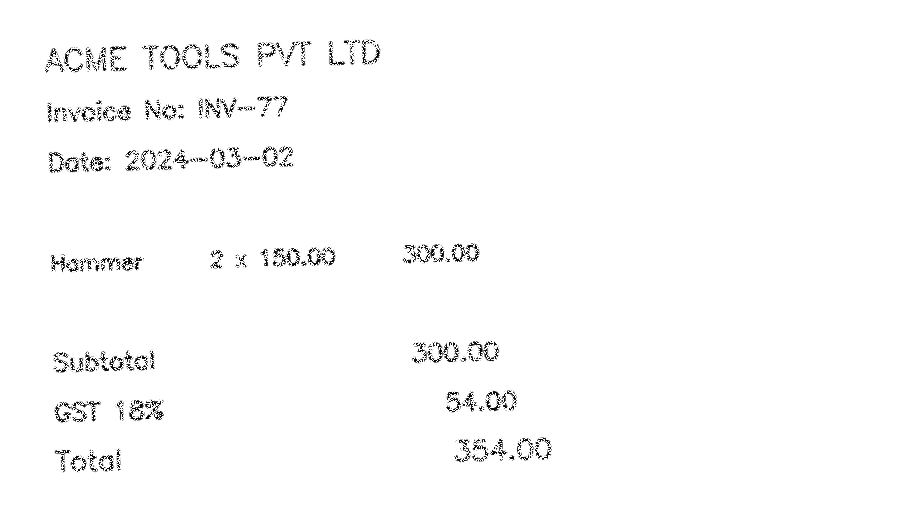
#> input picture samples/invoice_01.png, 900 x 520 px, found by its file name
$ python benchmark_denoise.py
#> lines starting #> are read from the running program, lines starting #| are printed output that depends on the picture; after the words box and inside, x2 and y2 are one past the last pixel; in counts of white or black regions, pixels touching at a corner belong together
### preprocess.py
import os
from pathlib import Path
import cv2
import numpy as np
from exceptions import InvalidImageError

MAX_WIDTH_DEFAULT = int(os.getenv("MAX_IMAGE_WIDTH", "2500"))
MAX_HEIGHT_DEFAULT = int(os.getenv("MAX_IMAGE_HEIGHT", "3500"))
DENOISE_METHOD_DEFAULT = os.getenv("DENOISE_METHOD", "bilateral").lower()


def deskew(gray):
    inv = cv2.bitwise_not(gray)
    coords = np.column_stack(np.where(inv > 0))
    if coords.size == 0:
        return gray
    # np.where returns (y, x) coordinates; minAreaRect requires (x, y) coordinates
    coords_xy = coords[:, ::-1]
    rect = cv2.minAreaRect(coords_xy)
    angle = rect[-1]
    if angle < -45:
        angle = -(90 + angle)
    elif angle > 45:
        angle = 90 - angle
    else:
        angle = -angle
    if abs(angle) < 0.3:
        return gray
    h, w = gray.shape
    m = cv2.getRotationMatrix2D((w // 2, h // 2), angle, 1.0)
    return cv2.warpAffine(gray, m, (w, h), flags=cv2.INTER_CUBIC,
                          borderMode=cv2.BORDER_REPLICATE)


def upscale(img, min_width=1200, max_width=MAX_WIDTH_DEFAULT):
    h, w = img.shape[:2]
    if w >= min_width:
        if w > max_width:
            s = max_width / w
            return cv2.resize(img, (max_width, int(h * s)), interpolation=cv2.INTER_AREA)
        return img
    s = min_width / w
    target_w = min(int(w * s), max_width)
    target_h = int(h * (target_w / w))
    return cv2.resize(img, (target_w, target_h), interpolation=cv2.INTER_CUBIC)


def apply_denoise(gray, method=None):
    if method is None:
        method = DENOISE_METHOD_DEFAULT
    method = method.lower()
    if method == "gaussian":
        return cv2.GaussianBlur(gray, (3, 3), 0)
    elif method == "nlmeans":
        return cv2.fastNlMeansDenoising(gray, None, 10, 7, 21)
    else:  # default "bilateral"
        return cv2.bilateralFilter(gray, 9, 75, 75)


def clean(path_or_array, debug_path=None, denoise_method=None):
#> called with path_or_array = 'samples/invoice_01.png', denoise_method = 'bilateral'
    if isinstance(path_or_array, Path):
        path_or_array = str(path_or_array)

    if isinstance(path_or_array, str):
        if not os.path.exists(path_or_array) or os.path.getsize(path_or_array) == 0:
            raise InvalidImageError("Image file does not exist or is empty.")
        img = cv2.imread(path_or_array)
#> img is the input picture: shape (520, 900, 3); min 0, max 255, mean 251.2
    elif isinstance(path_or_array, np.ndarray):
        img = path_or_array
    else:
        raise InvalidImageError("Invalid image input type.")

    if img is None or img.size == 0:
        raise InvalidImageError("Could not read image or image data is empty.")

    h, w = img.shape[:2]
#> h = 520; w = 900
    if h > MAX_HEIGHT_DEFAULT * 2 or w > MAX_WIDTH_DEFAULT * 2:
        # Downscale extreme dimension images before processing
        s = min(MAX_WIDTH_DEFAULT / w, MAX_HEIGHT_DEFAULT / h)
        img = cv2.resize(img, (int(w * s), int(h * s)), interpolation=cv2.INTER_AREA)

    img = upscale(img)
    gray = cv2.cvtColor(img, cv2.COLOR_BGR2GRAY) if img.ndim == 3 else img
    gray = deskew(gray)
#> in deskew, `inv = cv2.bitwise_not(gray)`:
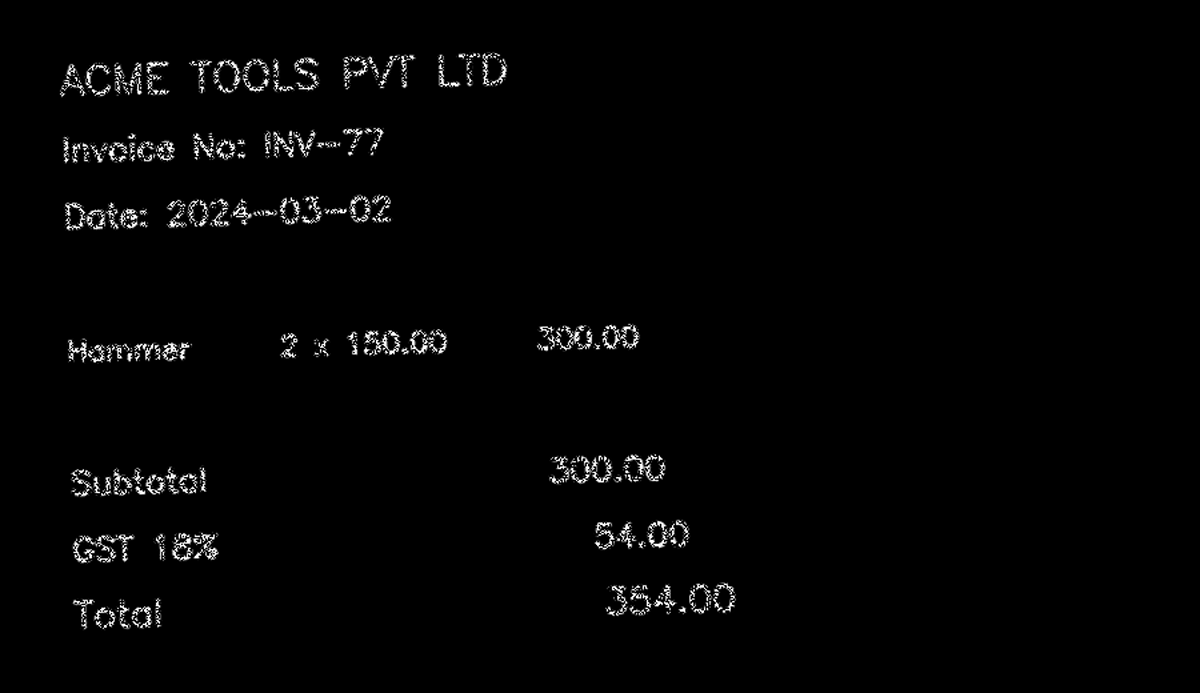
#> inv: shape (693, 1200); min 0, max 255, mean 3.9
#> in deskew, `coords = np.column_stack(np.where(inv > 0))`: coords = 33680 pairs, first value 51 to 630, second value 58 to 737
#> in deskew, `coords_xy = coords[:, ::-1]`: coords_xy = 33680 pairs, first value 58 to 737, second value 51 to 630
#> in deskew, `rect = cv2.minAreaRect(coords_xy)`: rect = ((397.1, 337.7), (666, 570.2), -1.51)
#> in deskew, `angle = rect[-1]`: angle = -1.51
#> in deskew, `angle = -angle`: angle = 1.51
#> in deskew, `m = cv2.getRotationMatrix2D((w // 2, h // 2), angle, 1.0)`: m = [[1, 0.0263, -8.89], [-0.0263, 1, 15.9]]
#> in deskew, `return cv2.warpAffine(gray, m, (w, h), flags=cv2.INTER_CUBIC, borderMo..`:
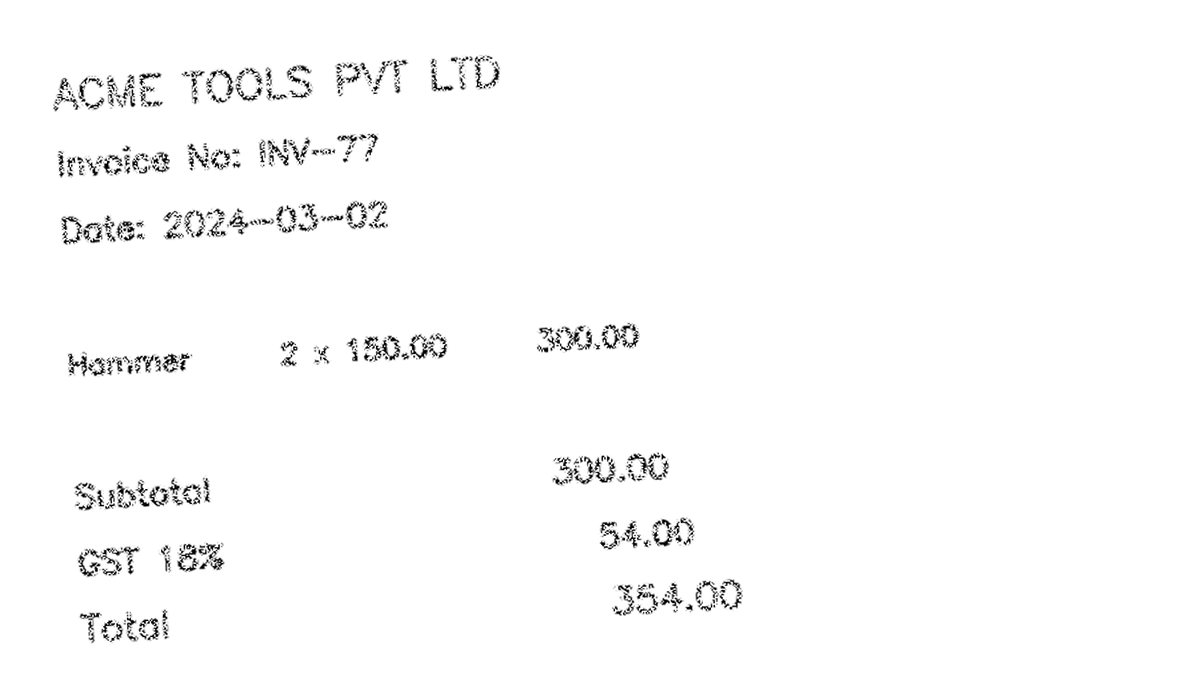
#> returned value: shape (693, 1200); min 0, max 255, mean 251
    gray = apply_denoise(gray, method=denoise_method)
    binar = cv2.adaptiveThreshold(gray, 255, cv2.ADAPTIVE_THRESH_GAUSSIAN_C,
                                  cv2.THRESH_BINARY, 31, 15)
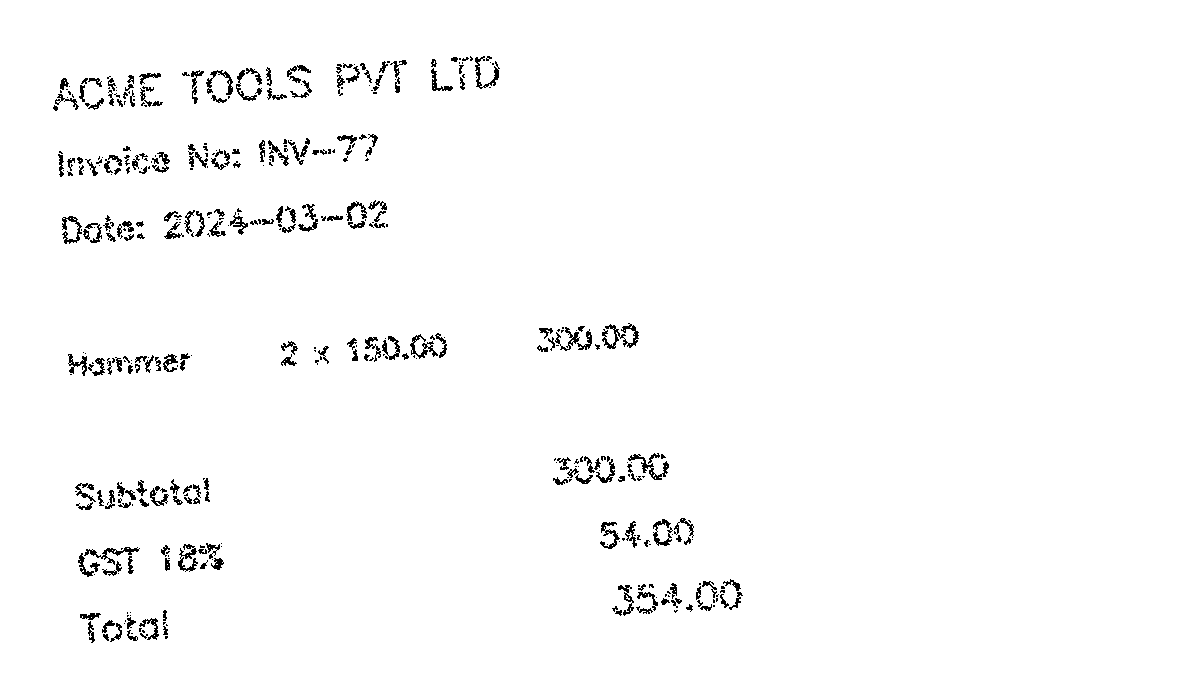
#> binar: shape (693, 1200); 98.1% white; black in thin lines or dots, all inside (x1, y1, x2, y2) = (53, 56, 743, 643)
    if debug_path:
        cv2.imwrite(debug_path, binar)
    return binar

### scratch/benchmark_denoise.py
import sys
from pathlib import Path
sys.path.insert(0, str(Path(__file__).parent.parent.resolve()))

import time
import cv2
from preprocess import clean

image_path = "samples/invoice_01.png"

methods = ["bilateral", "gaussian", "nlmeans"]

print("==================================================")
print(" DENOISING METHOD BENCHMARK (samples/invoice_01.png)")
print("==================================================")

for m in methods:
    t0 = time.time()
    for _ in range(5):
        cleaned = clean(image_path, denoise_method=m)
    avg_ms = int(((time.time() - t0) / 5.0) * 1000)
    print(f"Method: {m:12s} | Avg Latency: {avg_ms:5d} ms | Binarized Shape: {cleaned.shape}")
#| Method: bilateral    | Avg Latency:   162 ms | Binarized Shape: (693, 1200)

print("==================================================")
